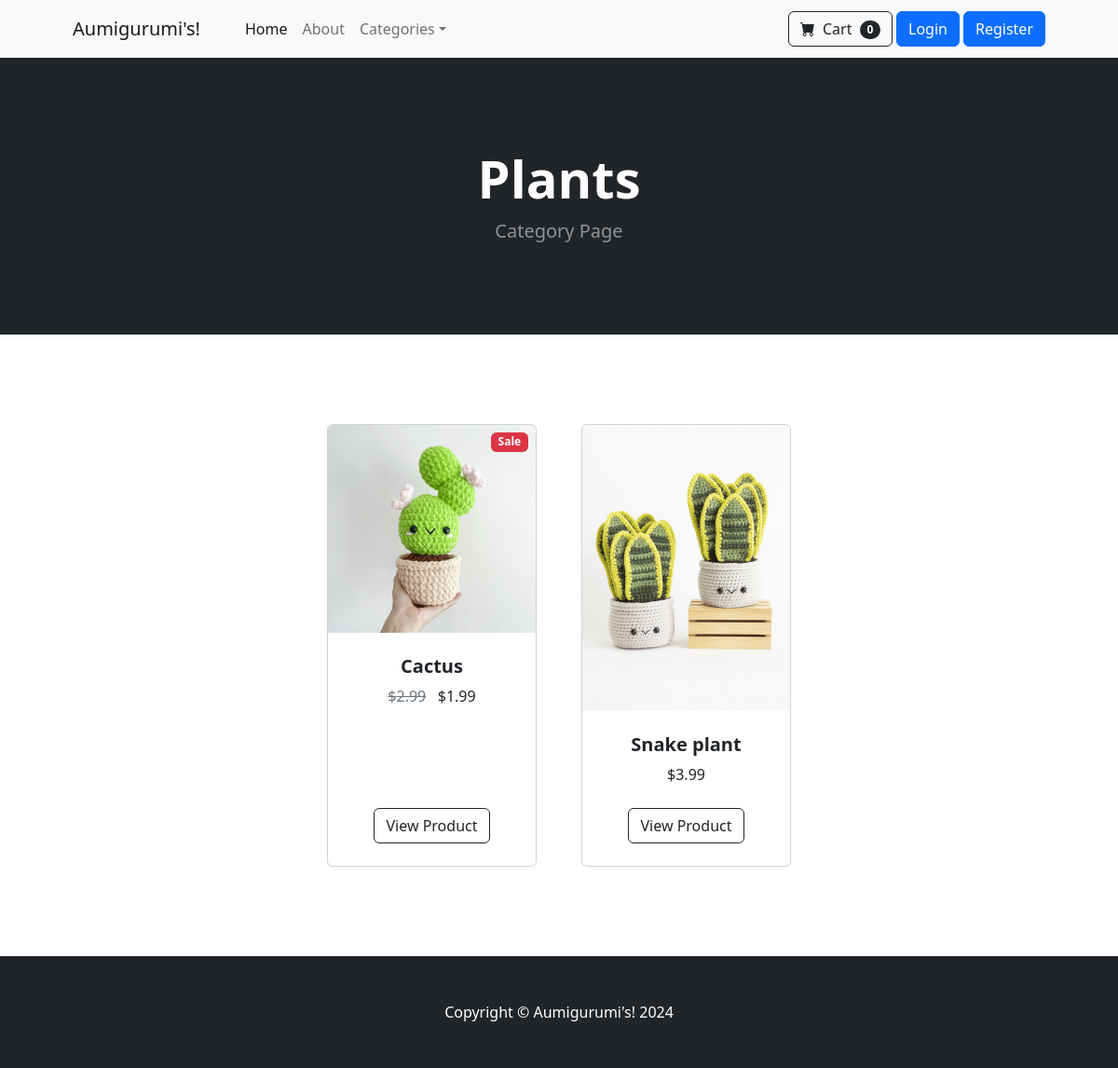
Page /category/Plants on the committed database.
### store/models.py (models this page shows, shortened)
class Category(models.Model):
    name = models.CharField(max_length=50)
    def __str__(self):
        return self.name
    class Meta:
        verbose_name_plural = 'categories'

class Product(models.Model):
    name = models.CharField(max_length=100)
    price = models.DecimalField(default=0, decimal_places=2, max_digits=6)
    category = models.ForeignKey(Category, on_delete=models.CASCADE, default=1)
    description = models.CharField(max_length=250, default='', blank=True, null=True)
    image = models.ImageField(upload_to='uploads/products/')
    is_sale = models.BooleanField(default=False)
    sale_price = models.DecimalField(default=0, decimal_places=2, max_digits=6)

### store/views.py (the view)
# urls.py: path('category/<str:foo>', views.category, name='category'),
def category(request, foo):
	foo = foo.replace('-', ' ')
	try:
		category = Category.objects.get(name=foo)
		products = Product.objects.filter(category=category)
		return render(request, 'category.html', {'products':products, 'category':category})
	except:
		messages.success(request, ("That Category Doesn't Exist..."))
		return redirect('home')

### cart/context_processors.py (called while the page is built)
def cart(request):
    return {'cart': Cart(request)}

### store/templates/category.html
{% extends 'base.html' %}
{% load static %}
{% block content %}
        <header class="bg-dark py-5">
            <div class="container px-4 px-lg-5 my-5">
                <div class="text-center text-white">
                    <h1 class="display-4 fw-bolder">{{ category }}</h1>
                    <p class="lead fw-normal text-white-50 mb-0">Category Page</p>
                </div>
            </div>
        </header>
        <section class="py-5">
            <div class="container px-4 px-lg-5 mt-5">
                <div class="row gx-4 gx-lg-5 row-cols-2 row-cols-md-3 row-cols-xl-4 justify-content-center">
                    {% for product in products %}
                        {% if product.is_sale %}
                        <div class="col mb-5">
                            <div class="card h-100">
                                <div class="badge bg-danger text-white position-absolute" style="top: 0.5rem; right: 0.5rem">Sale</div>
                                <img class="card-img-top" src="{{ product.image.url }}", alt="image"  />
                                <div class="card-body p-4">
                                    <div class="text-center">
                                        <h5 class="fw-bolder">{{ product.name }}</h5>
                                        <span class="text-muted text-decoration-line-through">${{ product.price }}</span>
                                        &nbsp;
                                        ${{ product.sale_price }}
                                    </div>
                                </div>
                                <div class="card-footer p-4 pt-0 border-top-0 bg-transparent">
                                    <div class="text-center"><a class="btn btn-outline-dark mt-auto" href="{% url 'product' product.id  %}">View Product</a></div>
                                </div>
                            </div>
                        </div>
                        {% else %}
                        <div class="col mb-5">
                            <div class="card h-100">
                                <img class="card-img-top" src="{{ product.image.url }}", alt="image"  />
                                <div class="card-body p-4">
                                    <div class="text-center">
                                        <h5 class="fw-bolder">{{ product.name }}</h5>
                                        ${{ product.price }}
                                    </div>
                                </div>
                                <div class="card-footer p-4 pt-0 border-top-0 bg-transparent">
                                    <div class="text-center"><a class="btn btn-outline-dark mt-auto" href="{% url 'product' product.id  %}">View Product</a></div>
                                </div>
                            </div>
                        </div>
                        {% endif %}
                    {% endfor %}
                </div>
            </div>
        </section>
{% endblock %}

### rows in the picture
Category: name "Plants"
Product: image (picture), name "Cactus", price "2.99", sale_price "1.99"
Product: image (picture), name "Snake plant", price "3.99"
